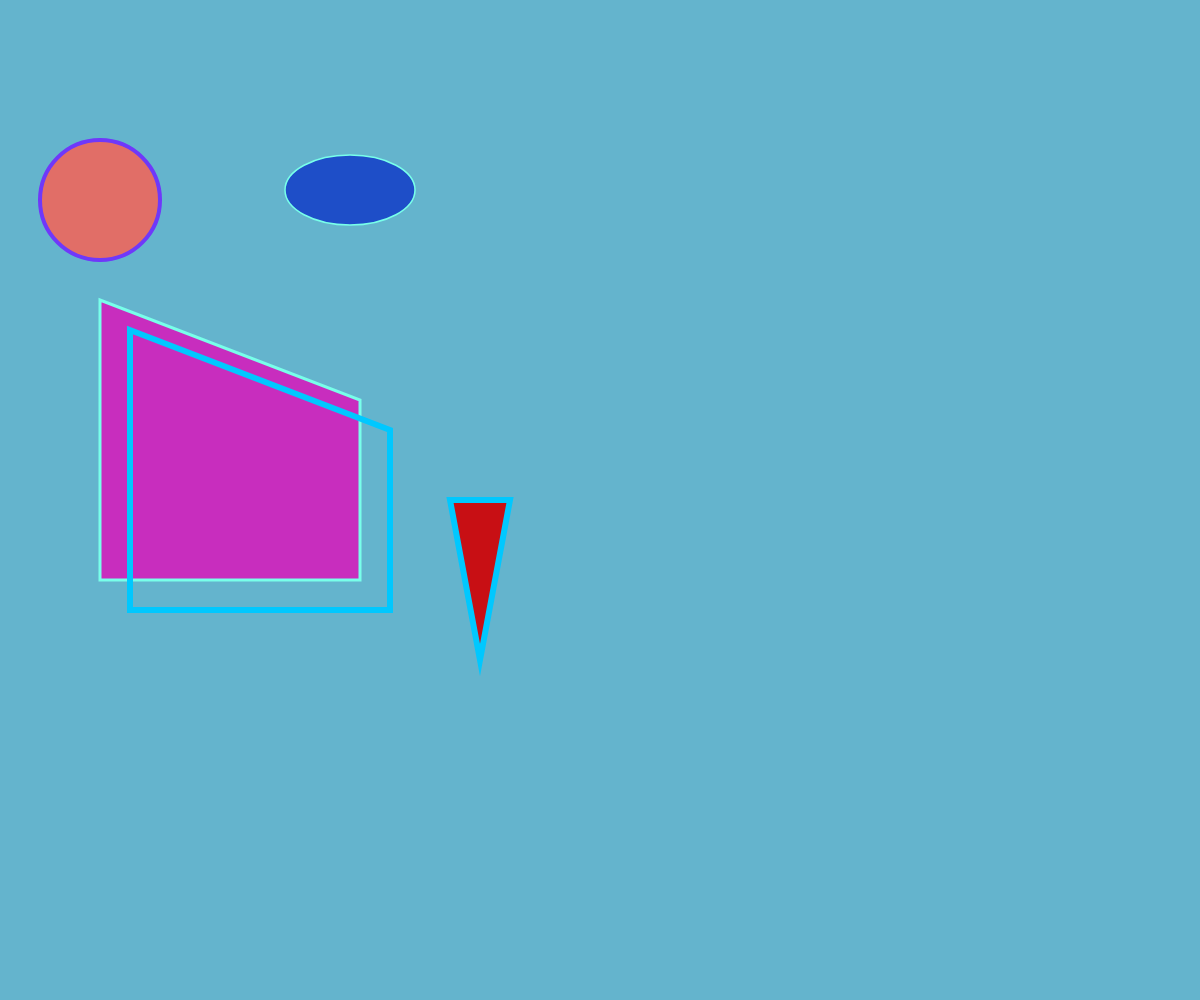
Frame 1 (no input)
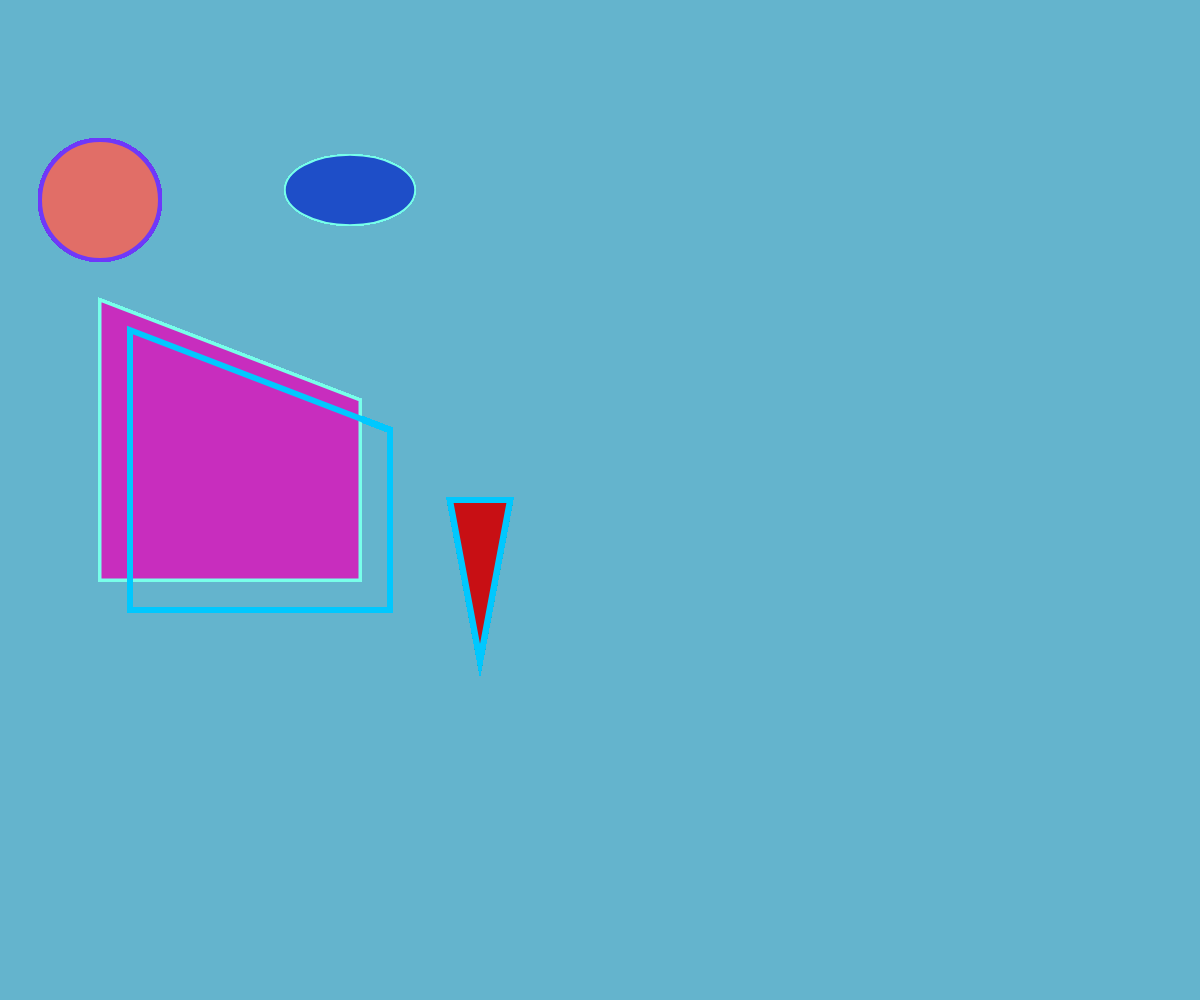
Frame 60 (no input)
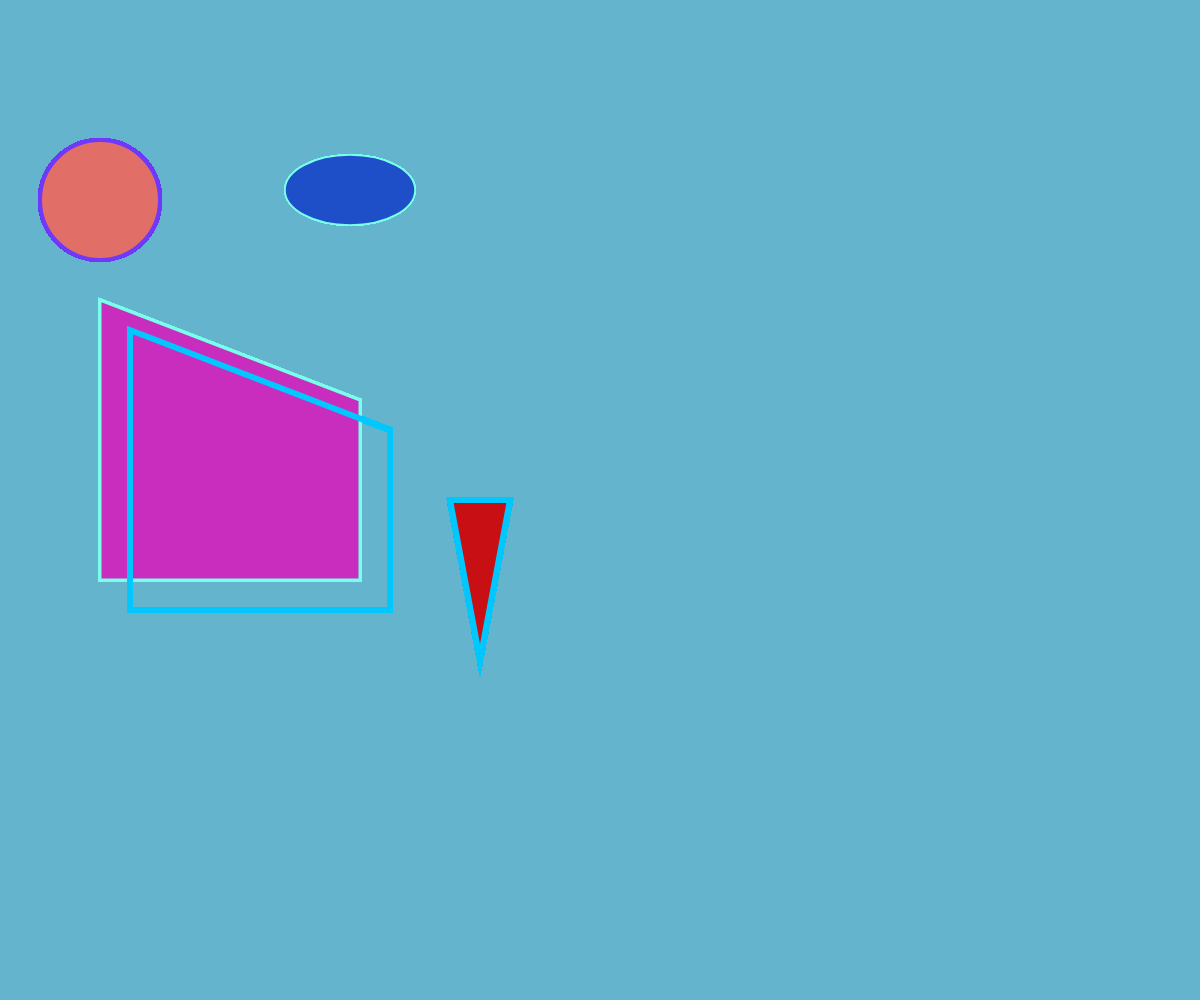
Frame 120 (the mouse pressed at the canvas centre since frame 60)

The p5.js sketch that drew these frames (run headless with seeded random() and noise() and a simulated clock; from frame 60 on, the mouse is pressed at the canvas centre):

// p5.js sketch
// ── sketch.js
let originX = 450;
let originY = 500;

function setup() {
  // runs once at the start
  createCanvas(windowWidth, windowHeight);
  //camelBackNotation
  //createCanvas is a function that creates a canvas for our p5.js sketch to draw into. 
  //it takes two parameters, width and height. windowwidth and windowheight are used to set the size to the full size of our browser window.
  background(100, 180, 205);
}

function draw() {
  // runs in a loop after setup
  stroke(111, 56, 250); //change stroke to light purple
  strokeWeight(4); //change strokeWeight to 4px
  fill(225, 110, 103); //change fill to coral
  circle(100, 200, 120); // draw a circle at x: 100, y: 200 that is 120 pixels wide
  //circle takes these parameters: x position, y position, diameter
  
  stroke(120, 280, 234);//change stroke to light blue
  strokeWeight(1.5);// change strokeweight to 1.5px
  fill(30, 78, 200); // change fill to navy blue
  ellipse(350, 190, 130, 70); // draw a ellipse at x: 350, y: 190 that is 130 pixels wide, 70 pixels tall

  strokeWeight(3); //change strokeweight to 3 pixels
  fill(200, 45, 190); // change fill to pink
  quad(360, 580, 360, 400, 100, 300, 100, 580);
  // draw a quad at x1, y1 (360, 580); x2, y2, (360, 400); x3, y3(100, 300); x4, y4 (100, 580);
  
  stroke(0, 200, 255); // change stroke to light blue
  strokeWeight(6); // change strokweight to 6px
  noFill();
  quad(360 + 30, 580 + 30, 360 + 30, 400 + 30, 100 + 30, 300 + 30, 100 + 30, 580 + 30);
  
  fill(200, 15, 20);
  triangle(originX, originY, originX + 60, originY, originX + 30, originY + 160);


}
